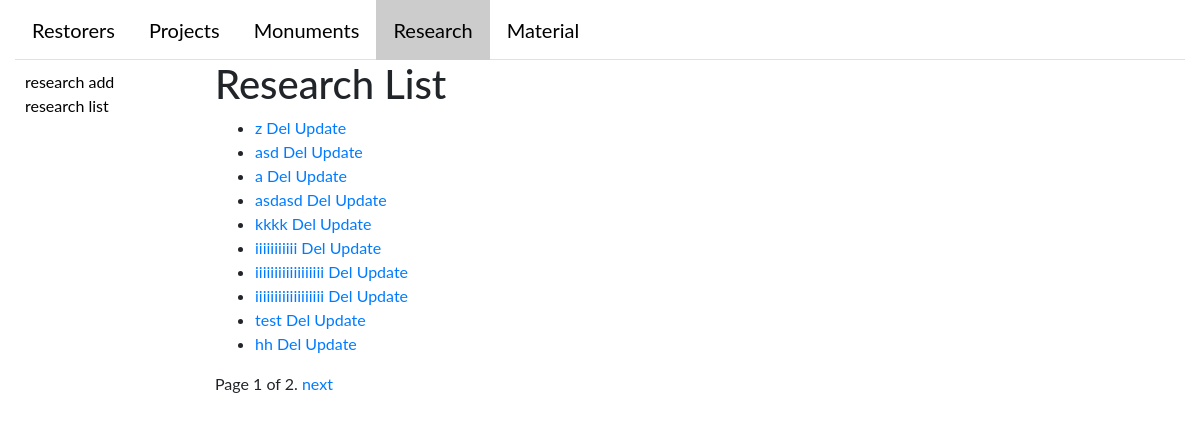
Before: /research/list with the older database file.
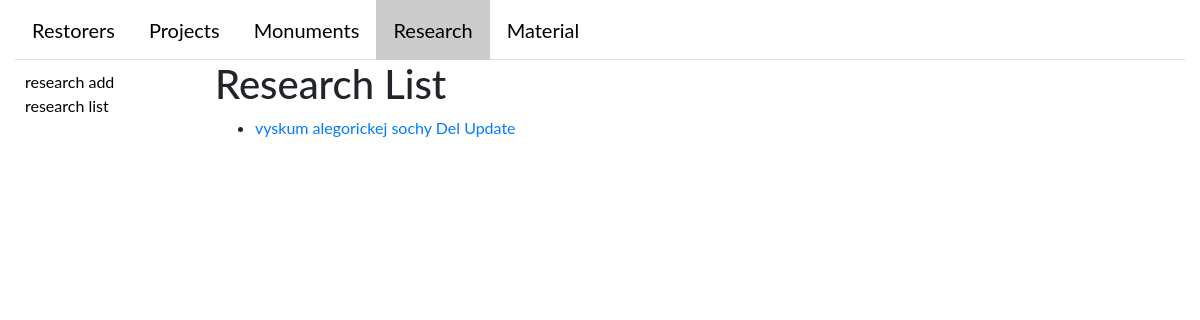
After: the same page with the newer database file.
### catalogWeb/models.py (models this page shows)
class Research(AlbumMixin, models.Model):
    name = models.CharField(max_length=45, blank=True, null=True)
    description = models.CharField(max_length=200, blank=True, null=True)  # general info
    date = models.DateField(blank=True, null=True)
    monument = models.ManyToManyField(Monument, blank=True)
    project = models.ForeignKey(Project, blank=True, null=True, on_delete=models.CASCADE)
    UVA = models.BooleanField()
    UVC = models.BooleanField()
    RUVA = models.BooleanField()
    IR = models.BooleanField()
    RTG = models.BooleanField()
    CT = models.BooleanField()
    CT_date = models.DateField(blank=True, null=True)
    CT_description = models.TextField(blank=True, null=True)
    ch_t_research = models.BooleanField()
    sondazny = models.CharField(max_length=200)
    other = models.CharField(max_length=200)
    album = models.OneToOneField('album.Album', null=True)
    def __str__(self):
        return '%s' % self.name

### catalogWeb/views/research.py (the view)
# urls.py: url(r'research/list', views.ResearchListView.as_view(), name='researchList'),
class ResearchListView(generic.ListView):
    model = Research
    template_name = 'catalogWeb/research/research_list.html'
    paginate_by = 10
    @add_tab_name(TAB_NAME)
    def get_context_data(self, **kwargs):
        return super().get_context_data(**kwargs)

### catalogWeb/helpers.py (called while the page is built)
def add_tab_name(tab_name):
    def real_decorator(func):
        def wrapper(*args, **kwargs):
            context = func(*args, **kwargs)
            context['tab_name'] = tab_name
            return context
        return wrapper
    return real_decorator

### catalogWeb/templates/catalogWeb/research/research_list.html
{% extends "base_generic.html" %}
{% block sidebar %}
  <ul class="sidebar-nav">
    <li><a href="{% url 'researchCreate' %}">research add</a></li>
    <li><a href="{% url 'researchList' %}">research list</a></li>
  </ul>
{% endblock sidebar %}
{% block content %}
    <h1>Research List</h1>
    {% if research_list %}
    <ul>
      {% for research in research_list %}
      <li>
        <a href="{% url 'researchDetail' research.id %}"> {{  research }}</a>
          <a href="{% url 'researchDelete' research.id %}"> Del</a>
            <a href="{% url 'researchUpdate' research.id %}"> Update</a>
      </li>
      {% endfor %}
    </ul>
    {% else %}
      <p>There are no books in the library.</p>
    {% endif %}
{% endblock %}

Changed rows visible on the page:
removed Research: name "z"
removed Research: name "asd"
removed Research: name "a"
removed Research: name "asdasd"
removed Research: name "kkkk"
removed Research: name "iiiiiiiiiii"
removed Research: name "iiiiiiiiiiiiiiiiii"
removed Research: name "iiiiiiiiiiiiiiiiii"
removed Research: name "test"
removed Research: name "hh"
added Research: name "vyskum alegorickej sochy"
Other visible differences:
{{ page_obj.number }}: "1" → (not shown)
{{ page_obj.paginator.num_pages }}: "2" → (not shown)
text no longer shown: "Page of . next"
